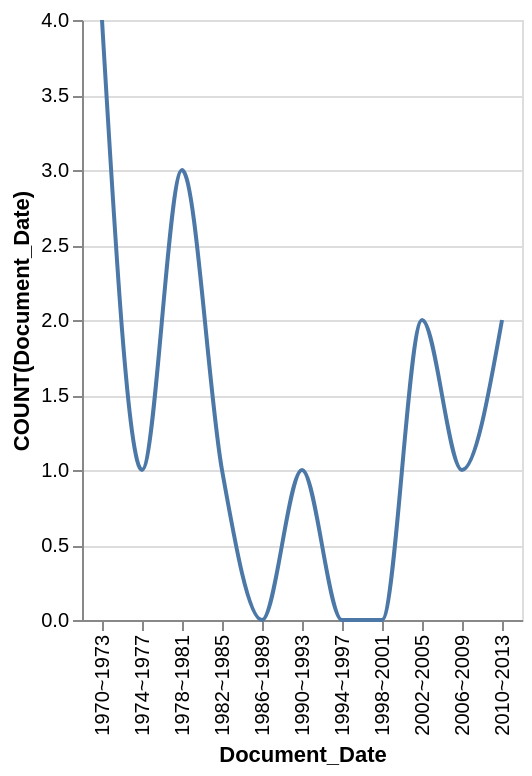

The Vega-Lite source for this figure:
### Vega-Lite specification from a JSON file in a GitHub repository (floating-point values rounded to 4 significant figures)
{"data": {"values": [{"x_data": "1970~1973", "y_data": 4}, {"x_data": "1974~1977", "y_data": 1}, {"x_data": "1978~1981", "y_data": 3}, {"x_data": "1982~1985", "y_data": 1}, {"x_data": "1986~1989", "y_data": 0}, {"x_data": "1990~1993", "y_data": 1}, {"x_data": "1994~1997", "y_data": 0}, {"x_data": "1998~2001", "y_data": 0}, {"x_data": "2002~2005", "y_data": 2}, {"x_data": "2006~2009", "y_data": 1}, {"x_data": "2010~2013", "y_data": 2}]}, "mark": {"type": "line", "interpolate": "monotone"}, "encoding": {"x": {"field": "x_data", "type": "nominal", "title": "Document_Date", "sort": "ascending"}, "y": {"field": "y_data", "type": "quantitative", "title": "COUNT(Document_Date)"}}}
